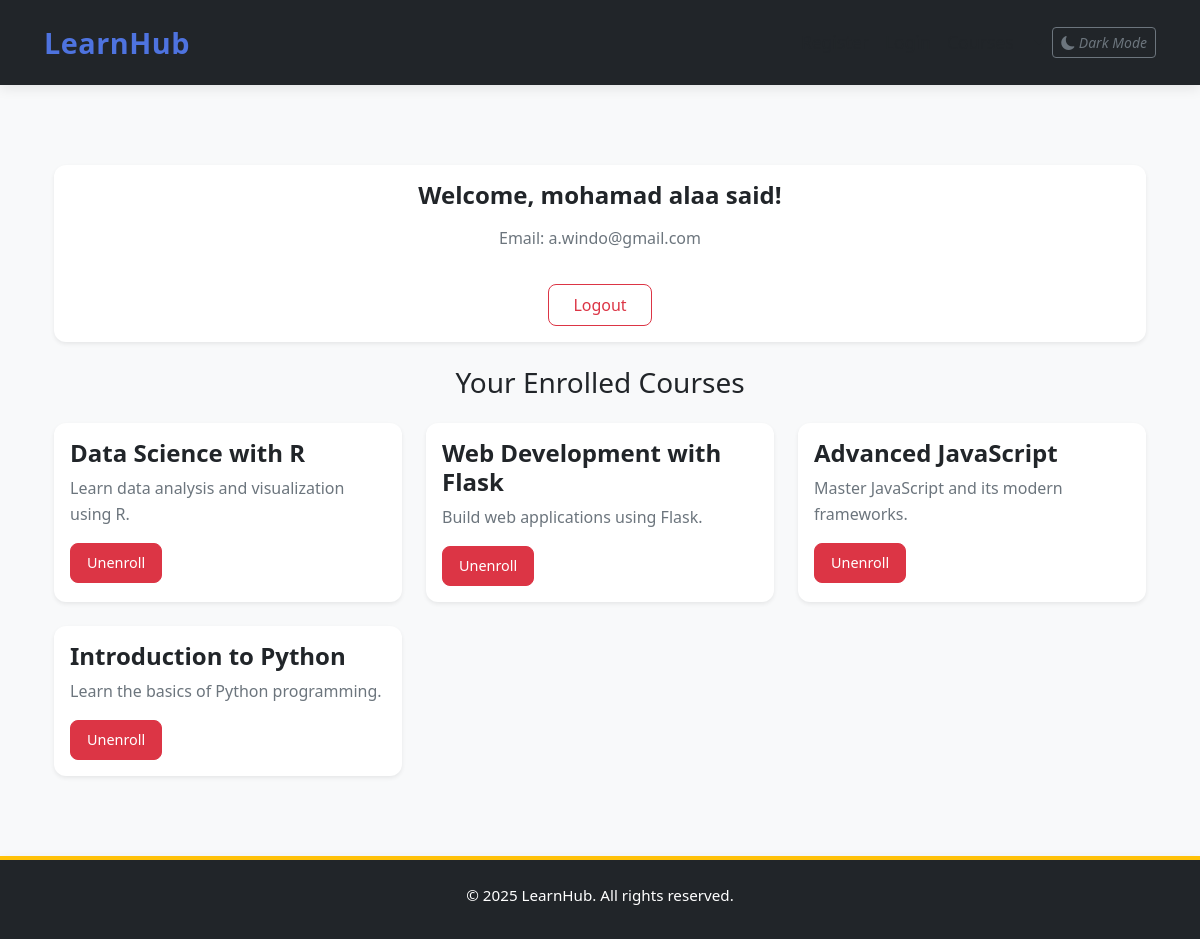
Page /dashboard (signed in) on the committed database.
### models.py (models this page shows, shortened)
class Student(db.Model):
    id = db.Column(db.Integer, primary_key=True)
    email = db.Column(db.String(120), unique=True, nullable=False)
    name = db.Column(db.String(100), nullable=False)
    password = db.Column(db.String(255), nullable=False)
    courses = db.relationship('Course', secondary='enrollment', backref='students')

class Course(db.Model):
    id = db.Column(db.Integer, primary_key=True)
    title = db.Column(db.String(100))
    description = db.Column(db.Text)

### app.py (the view)
@app.route('/dashboard')
def dashboard():
    if 'user_id' not in session:
        flash("Please login first.", "warning")
        return redirect(url_for('login'))
    student = Student.query.get(session['user_id'])
    enrolled_courses = Course.query.join(Enrollment).filter(Enrollment.student_id == student.id).all()
    return render_template('dashboard.html', student=student, courses=enrolled_courses,languages=app.config['LANGUAGES'])

### app.py (called while the page is built, shortened)
@app.before_request
def before_request():
    g.lang = session.get('lang', 'en')

@app.before_request
def create_tables():
    db.create_all()

@app.before_request
def session_management():
    session.permanent = True  # Keep the session active until user logs out

### templates/dashboard.html (shortened to what this page needs)
{% extends 'layout.html' %}
{% block content %}
<div class="container py-5">
    <div class="card shadow-sm border-0 mb-4 animate__animated animate__fadeIn">
        <div class="card-body text-center">
            <h2 class="card-title mb-3">{{ _('Welcome') }}, {{ student.name }}!</h2>
            <p class="card-text text-muted">{{ _('Email') }}: {{ student.email }}</p>
            <a href="{{ url_for('logout') }}" class="btn btn-outline-danger mt-3">{{ _('Logout') }}</a>
        </div>
    </div>
    <h3 class="mb-4 text-center animate__animated animate__fadeIn">{{ _('Your Enrolled Courses') }}</h3>
    {% if courses %}
        <div class="row row-cols-1 row-cols-md-2 row-cols-lg-3 g-4" id="enrolled-courses">
            {% for course in courses %}
                <div class="col">
                    <div class="card h-100 shadow-sm border-0 animate__animated animate__fadeInUp" data-course-id="{{ course.id }}">
                        <div class="card-body">
                            <h5 class="card-title">{{ course.title }}</h5>
                            <p class="card-text text-muted">{{ course.description }}</p>
                            <button class="btn btn-danger btn-sm unenroll-btn" data-id="{{ course.id }}">
                                {{ _('Unenroll') }}
                            </button>
                        </div>
                    </div>
                </div>
            {% endfor %}
        </div>
    {% endif %}
</div>
{% endblock %}

### templates/layout.html (shortened to what this page needs)
<!DOCTYPE html>
<html lang="{{ g.get('lang', 'en') }}" data-theme="{{ g.theme }}">
<head>
    <link href="https://cdn.jsdelivr.net/npm/bootstrap@5.3.0/dist/css/bootstrap.min.css" rel="stylesheet">
    <link href="https://cdn.jsdelivr.net/npm/bootstrap-icons@1.10.5/font/bootstrap-icons.css" rel="stylesheet">
    <link href="{{ url_for('static', filename='style.css') }}" rel="stylesheet">
</head>
<body class="d-flex flex-column min-vh-100" {% if g.lang == 'ar' %}dir="rtl"{% endif %}>
    <nav class="navbar navbar-expand-lg navbar-dark bg-dark sticky-top">
        <div class="container">
            <a class="navbar-brand" href="{{ url_for('index') }}">{{_('LearnHub')}}</a>
            <div class="collapse navbar-collapse" id="navbarNav">
                <ul class="navbar-nav ms-auto">
                    <li class="nav-item">
                        <a class="nav-link" href="{{ url_for('register') }}">{{ _('Register') }}</a>
                    </li>
                    <li class="nav-item">
                        <a class="nav-link" href="{{ url_for('login') }}">{{ _('Login') }}</a>
                    </li>
                    <li class="nav-item">
                        <a class="nav-link" href="{{ url_for('courses') }}">{{ _('Courses') }}</a>
                    </li>
                    <li class="nav-item dropdown">
                        <a class="nav-link dropdown-toggle" href="#" id="languageDropdown" role="button" data-bs-toggle="dropdown" aria-expanded="false">
                        </a>
                    </li>
                </ul>
                <div class="theme-switcher">
                    <button id="themeToggle" class="btn btn-sm btn-outline-secondary">
                        <i class="bi bi-moon-fill"></i>
                    </button>
                </div>
            </div>
        </div>
    </nav>
    <main class="container">
        {% block content %}{% endblock %}
    </main>
    <footer class="bg-dark text-white text-center py-4">
        <div class="container">
            <p>{{_('© 2025 LearnHub. All rights reserved.')}}</p>
        </div>
    </footer>
</body>
</html>

### static/style.css (style rules this page uses)
* { margin: 0; padding: 0; box-sizing: border-box; scroll-behavior: smooth; }
:root { --bg-color: #f8f9fa; --text-color: #212529; --card-bg: #ffffff; --border-color: #dee2e6; --primary-color: #4e73df; --secondary-color: #ffc107; --accent-color: #6c757d; --shadow-light: 0 4px 12px rgba(0, 0, 0, 0.08); --shadow-dark: 0 6px 20px rgba(0, 0, 0, 0.15); --transition: all 0.3s ease; --font-primary: 'Segoe UI', 'Roboto', sans-serif; --font-arabic: 'Noto Sans Arabic', 'Arial', sans-serif; }
html { height: 100%; }
body { display: flex; flex-direction: column; min-height: 100vh; margin: 0; background-color: var(--bg-color); color: var(--text-color); font-family: var(--font-primary); transition: var(--transition); }
main { flex: 1; padding: 2rem 1rem; }
a { color: var(--primary-color); text-decoration: none; transition: color var(--transition); }
.card { background-color: var(--card-bg); border: 1px solid var(--border-color); border-radius: 12px; overflow: hidden; transition: transform 0.3s ease, box-shadow 0.3s ease; box-shadow: var(--shadow-light); }
.navbar { background-color: var(--card-bg); box-shadow: var(--shadow-light); padding: 1rem 2rem; transition: var(--transition); }
.navbar-brand { font-size: 1.8rem; font-weight: 700; color: var(--primary-color); letter-spacing: 0.5px; }
.nav-link { font-size: 1.1rem; color: var(--text-color); padding: 0.5rem 1.2rem; transition: var(--transition); }
.btn-danger { border-radius: 8px; padding: 0.75rem 1.5rem; }
footer { background-color: var(--card-bg); color: var(--accent-color); text-align: center; padding: 2rem 1rem; font-size: 0.95rem; border-top: 4px solid var(--secondary-color); margin-top: auto; box-shadow: var(--shadow-light); }
footer p { margin-bottom: 0.5rem; }
.card, .table, .no-courses-message { animation: fadeIn 0.5s ease-in; }
.card { transition: transform 0.3s ease, box-shadow 0.3s ease; }
.card-title { font-size: 1.5rem; font-weight: 600; color: var(--text-color); }
.card-text { font-size: 1rem; line-height: 1.6; }
.btn-danger { border-radius: 8px; padding: 0.5rem 1rem; font-size: 0.9rem; }
.btn-outline-danger { border-radius: 8px; padding: 0.5rem 1.5rem; }
.text-muted { color: var(--accent-color) !important; }
.animate__animated { --animate-duration: 0.6s; }

### rows in the picture
Student: name "mohamad alaa said", email "a.windo@gmail.com"
Course: title "Data Science with R", description "Learn data analysis and visualization using R."
Course: title "Web Development with Flask", description "Build web applications using Flask."
Course: title "Advanced JavaScript", description "Master JavaScript and its modern frameworks."
Course: title "Introduction to Python", description "Learn the basics of Python programming."
